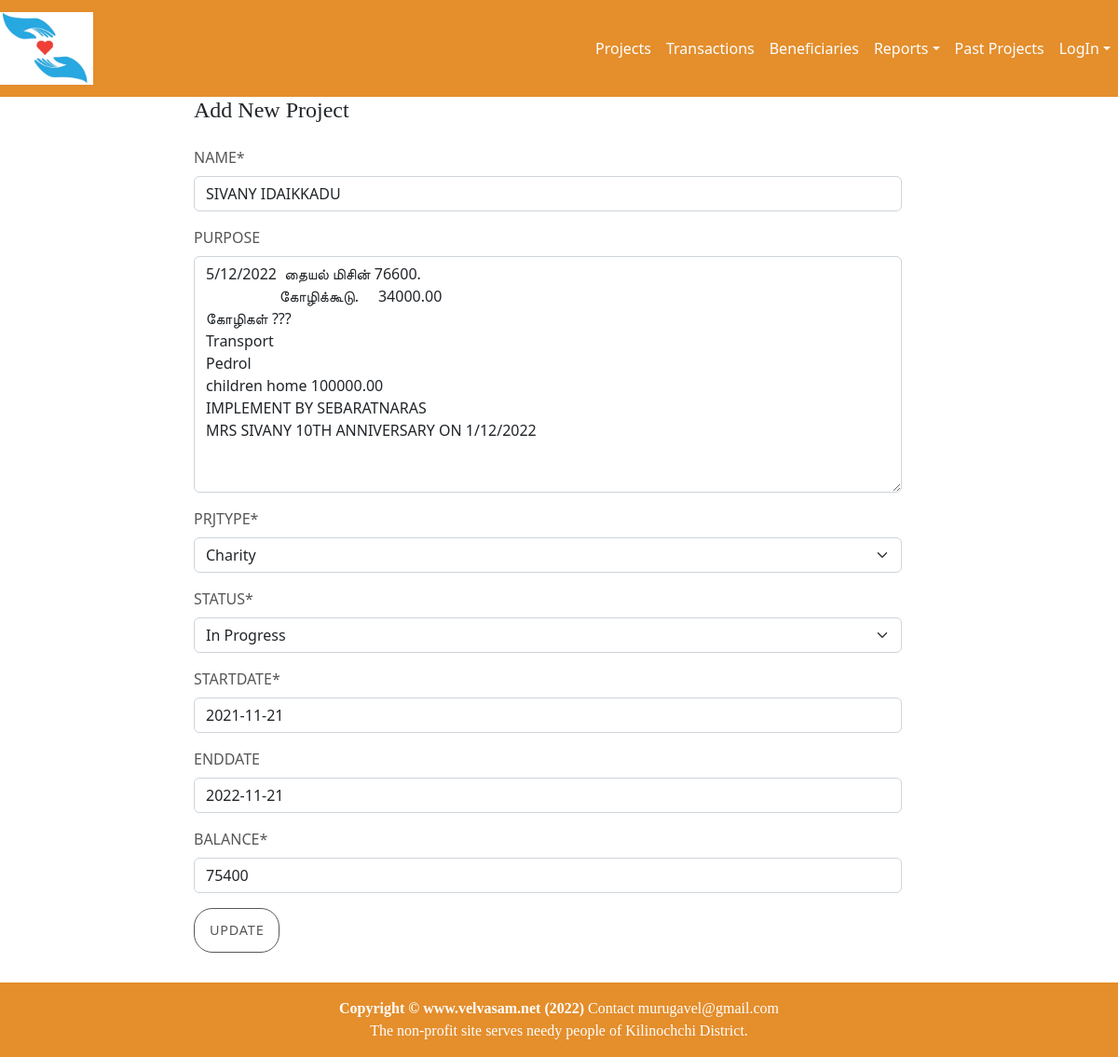
/accounts/projectUpd9, run on an earlier commit of the app's database.
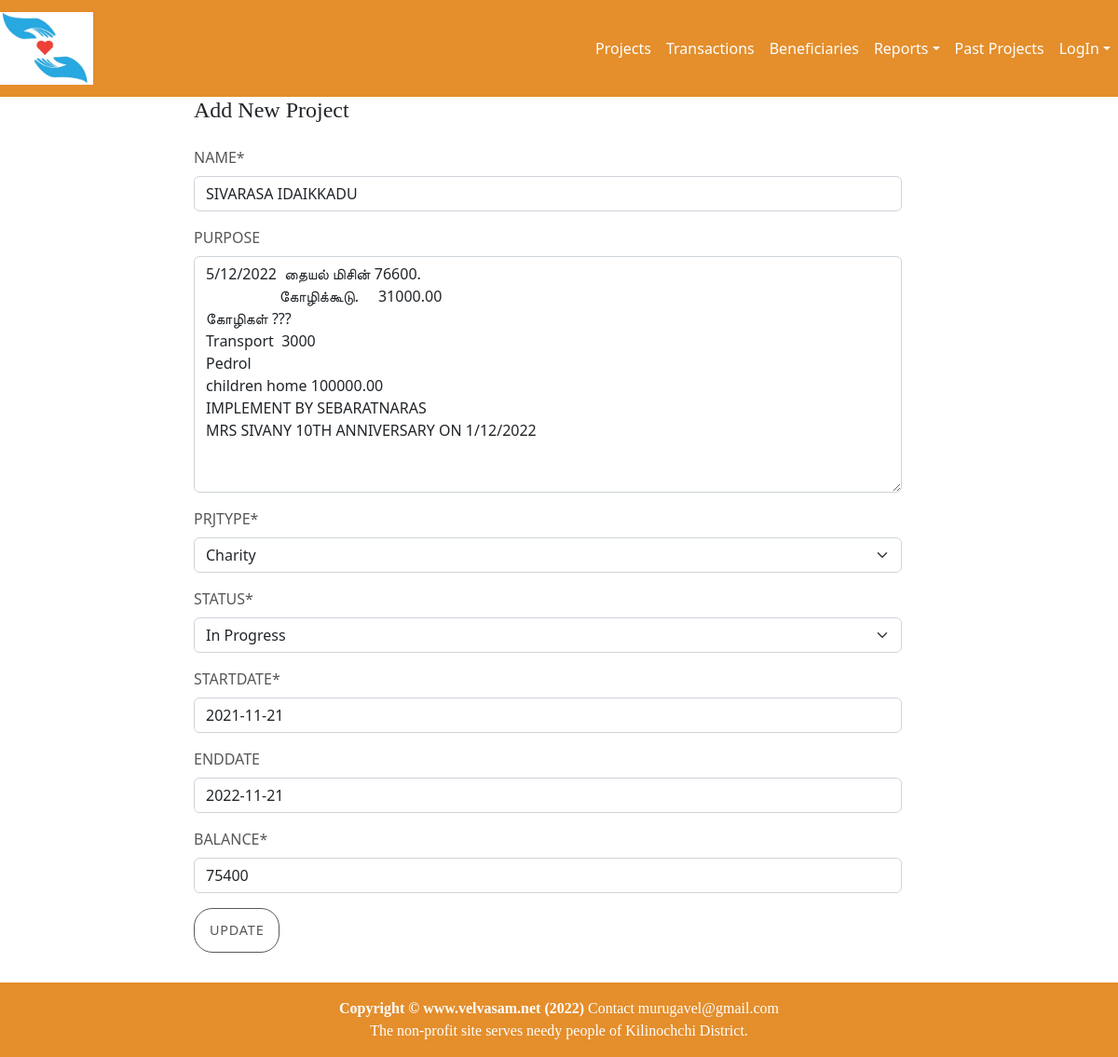
And on a later commit of the database.
### accounts/models.py (models this page shows, shortened)
class Project(models.Model):
    NOT_STARTED = 'NotStarted'
    IN_PROGRESS = 'InProgress'
    COMPLETED   = 'Completed'
    CANCELLED   = 'Cancelled'
    PROJ_STATUS = [
            (NOT_STARTED,'Not Started'),
            (IN_PROGRESS,'In Progress'),
            (COMPLETED,'Completed'),
            (CANCELLED,'Cancelled'),
    ]
    name = models.CharField(max_length=64)
    purpose = models.TextField(max_length=2000, blank=True)
    status = models.CharField(max_length=10,choices=PROJ_STATUS,default=NOT_STARTED)
    startDate = models.DateField(default=timezone.now)
    endDate = models.DateField(null=True, blank=True)
    raisedFund = models.IntegerField(null=True)
    spentFund = models.IntegerField(null=True)
    balance = models.IntegerField(null=True)
    participants = models.IntegerField(null=True,default=0)
    updatedBy = models.ForeignKey(User,on_delete=models.PROTECT)
    updatedOn = models.DateTimeField(default=timezone.now)
    prjType = models.ForeignKey(ProjectType, on_delete=models.PROTECT)

### accounts/views.py (the view, shortened to what this page needs)
# urls.py: re_path(r'projectUpd(?P<pk>\d+)', ProjectUpd.as_view(), name='projectUpd'),
class ProjectUpd(UpdateView):
    model = Project
    form_class = ProjectForm
    template_name = 'project.html'
    def get_queryset(self):
        return Project.objects.filter(id=self.kwargs['pk'])

### accounts/forms.py (shortened to what this page needs)
class ProjectForm(forms.ModelForm):
    widgets = {
            'startDate': BootstrapDateTimePickerInput(format='%Y-%m-%d'), # specify date-frmat
            'ebdDate'  : BootstrapDateTimePickerInput(format='%Y-%m-%d'), # specify date-frmat
        }
    class Meta:
        model = Project
        fields = ('name','purpose','prjType','status','startDate','endDate','balance')

### accounts/models.py (called while the page is built)
    def __str__(self):
        return "%s " % (self.description)

### accounts/templates/project.html (shortened to what this page needs)
{% extends 'home/base.html' %}
{% block content %}
{% load static %}
{% load crispy_forms_tags %}
<div class="container-fluid">
    <div class="row no-gutter">
        <div class="row">
            <div class="col-md-9 col-lg-8 mx-auto">
                <h4 class="login-heading mb-4">Add New Project</h4>
                <form method="POST">
                    {{ form | crispy }}
                    <button class="btn btn-lg btn-secondary btn-block btn-login text-uppercase font-weight-bold mb-2"
                            type="submit">Update
                    </button>
                </form>
            </div>
        </div>
    </div>
</div>
{% include 'home/footer.html' %}
{% endblock %}

What changed in the data, as far as the page shows it:
changed Project "Charity": name "SIVANY IDAIKKADU" → "SIVARASA IDAIKKADU"; purpose "…தையல் மிசின் 76600. கோழிக்கூடு. 34000.00 கோழிகள் ??? Transport Pedrol children home 100000.00…" → "…தையல் மிசின் 76600. கோழிக்கூடு. 31000.00 கோழிகள் ??? Transport 3000 Pedrol children home 100000.00…"
